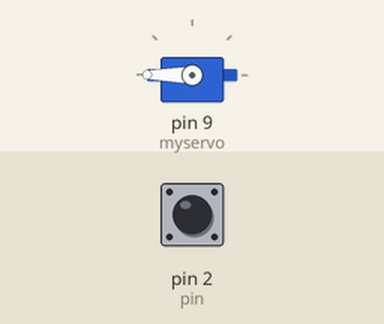
This sketch was run on a simulated Arduino Uno, built with avr-gcc and run on an emulated ATmega328P. Parts: servo. The inputs (shaded band) are chosen by the test bench; at power-on: pin 2 (pin) HIGH.

Above: at 1.2 s.
1.3 s: pin 2 (pin) pulled LOW for 0.15 s
At 1.37 s:
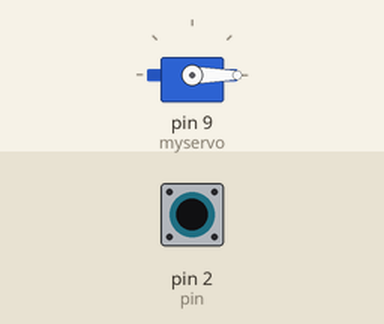
2.9 s: pin 2 (pin) pulled LOW for 3.2 s
At 7.3 s:
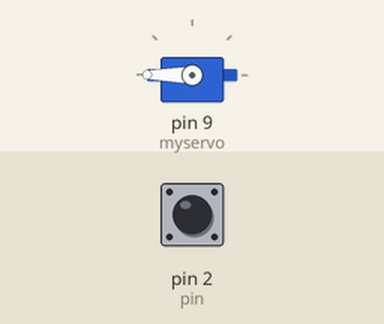
Timing chart, 0 to 8.8 s (numbered marks = the images above; inputs shaded):
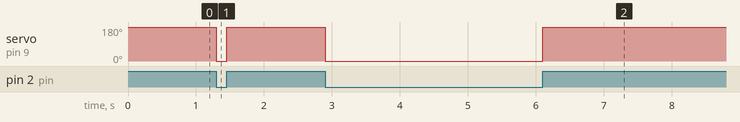

Measured:
- after the input at 1.3 s, servo on pin 9 (myservo): 180° → 0° at once, → 180° 0.15 s later
- after the input at 2.9 s, servo on pin 9 (myservo): 180° → 0° at once, → 180° 3.2 s later

The sketch:

rovin_Servo_arduinoCode.ino
```cpp
#include <Servo.h>

Servo myservo;  // create servo object to control a servo
// twelve servo objects can be created on most boards
int pos1 = 0;    // variable to store the servo position
int pos2 = 180;
int pin = 2;
void setup() {
  // put your setup code here, to run once:
  myservo.attach(9);  // attaches the servo on pin 9 to the servo object
  pinMode(pin, INPUT_PULLUP);
  myservo.write(90);              // tell servo to go to position in variable 'pos'

}

void loop() {
  // put your main code here, to run repeatedly:
  if (digitalRead(pin) == 0) {
    myservo.write(pos1);              // tell servo to go to position in variable 'pos'


  }
  else {
    myservo.write(pos2);              // tell servo to go to position in variable 'pos'

  }
}
```
